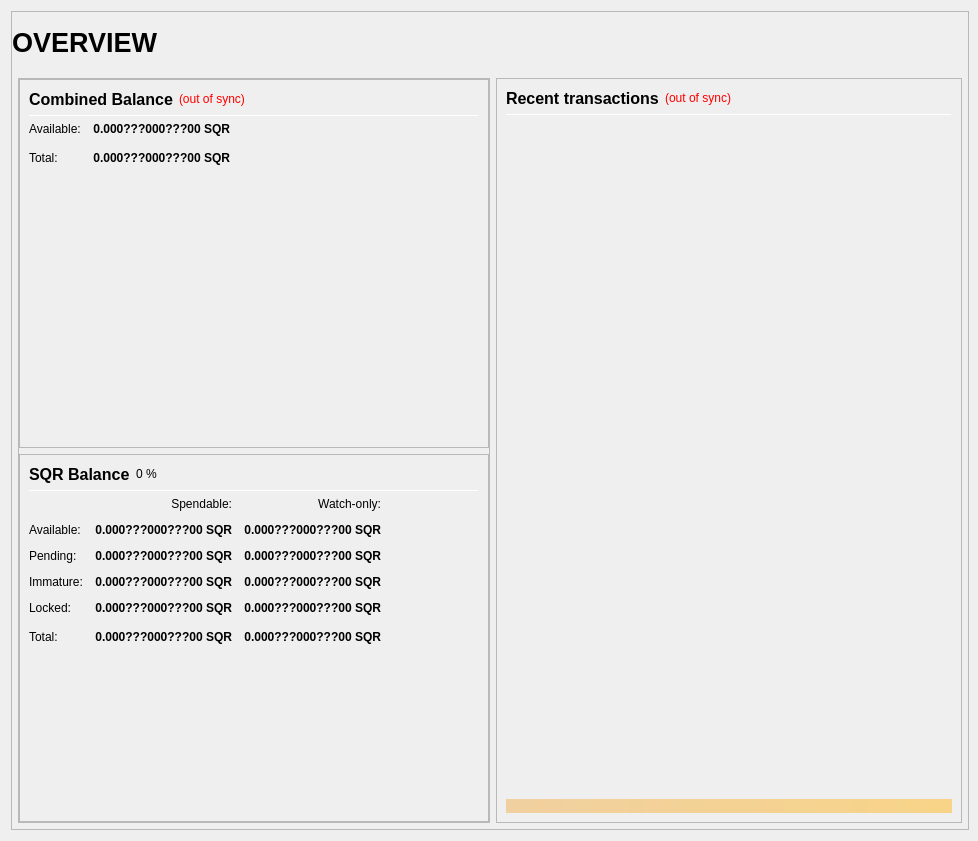
<?xml version="1.0" encoding="UTF-8"?>
<ui version="4.0">
 <class>OverviewPage</class>
 <widget class="QWidget" name="OverviewPage">
  <property name="geometry">
   <rect>
    <x>0</x>
    <y>0</y>
    <width>978</width>
    <height>841</height>
   </rect>
  </property>
  <property name="minimumSize">
   <size>
    <width>960</width>
    <height>682</height>
   </size>
  </property>
  <property name="windowTitle">
   <string>Form</string>
  </property>
  <layout class="QVBoxLayout" name="topLayout" stretch="1">
   <property name="rightMargin">
    <number>9</number>
   </property>
   <item>
    <widget class="QFrame" name="frame_BG">
     <property name="minimumSize">
      <size>
       <width>850</width>
       <height>610</height>
      </size>
     </property>
     <property name="maximumSize">
      <size>
       <width>16777215</width>
       <height>16777215</height>
      </size>
     </property>
     <property name="frameShape">
      <enum>QFrame::StyledPanel</enum>
     </property>
     <property name="frameShadow">
      <enum>QFrame::Raised</enum>
     </property>
     <layout class="QVBoxLayout" name="verticalLayout_3" stretch="1">
      <property name="leftMargin">
       <number>0</number>
      </property>
      <property name="topMargin">
       <number>0</number>
      </property>
      <property name="rightMargin">
       <number>0</number>
      </property>
      <property name="bottomMargin">
       <number>6</number>
      </property>
      <item>
       <layout class="QVBoxLayout" name="verticalLayout_Master" stretch="0,1">
        <property name="leftMargin">
         <number>0</number>
        </property>
        <property name="topMargin">
         <number>0</number>
        </property>
        <property name="rightMargin">
         <number>0</number>
        </property>
        <property name="bottomMargin">
         <number>0</number>
        </property>
        <item>
         <widget class="QFrame" name="frame_Header">
          <layout class="QVBoxLayout" name="verticalLayout_Header" stretch="0">
           <property name="leftMargin">
            <number>0</number>
           </property>
           <property name="topMargin">
            <number>0</number>
           </property>
           <property name="rightMargin">
            <number>0</number>
           </property>
           <property name="bottomMargin">
            <number>0</number>
           </property>
           <item>
            <layout class="QHBoxLayout" name="horizontalLayout_Header" stretch="1,0,1">
             <property name="spacing">
              <number>6</number>
             </property>
             <item>
              <widget class="QLabel" name="labelOverviewHeaderLeft">
               <property name="minimumSize">
                <size>
                 <width>464</width>
                 <height>60</height>
                </size>
               </property>
               <property name="maximumSize">
                <size>
                 <width>16777215</width>
                 <height>60</height>
                </size>
               </property>
               <property name="font">
                <font>
                 <pointsize>20</pointsize>
                 <weight>75</weight>
                 <bold>true</bold>
                </font>
               </property>
               <property name="text">
                <string>OVERVIEW</string>
               </property>
               <property name="alignment">
                <set>Qt::AlignLeading|Qt::AlignLeft|Qt::AlignVCenter</set>
               </property>
              </widget>
             </item>
             <item>
              <spacer name="horizontalSpacer_Header">
               <property name="orientation">
                <enum>Qt::Horizontal</enum>
               </property>
               <property name="sizeHint" stdset="0">
                <size>
                 <width>40</width>
                 <height>20</height>
                </size>
               </property>
              </spacer>
             </item>
             <item>
              <widget class="QLabel" name="labelOverviewHeaderRight">
               <property name="minimumSize">
                <size>
                 <width>464</width>
                 <height>60</height>
                </size>
               </property>
               <property name="maximumSize">
                <size>
                 <width>16777215</width>
                 <height>60</height>
                </size>
               </property>
               <property name="font">
                <font>
                 <pointsize>14</pointsize>
                </font>
               </property>
               <property name="text">
                <string/>
               </property>
               <property name="alignment">
                <set>Qt::AlignRight|Qt::AlignTrailing|Qt::AlignVCenter</set>
               </property>
              </widget>
             </item>
            </layout>
           </item>
          </layout>
         </widget>
        </item>
        <item>
         <widget class="QFrame" name="frame_Content">
          <layout class="QVBoxLayout" name="verticalLayout_Content">
           <property name="leftMargin">
            <number>6</number>
           </property>
           <property name="topMargin">
            <number>0</number>
           </property>
           <property name="rightMargin">
            <number>6</number>
           </property>
           <property name="bottomMargin">
            <number>0</number>
           </property>
           <item>
            <layout class="QHBoxLayout" name="horizontalLayout_Content" stretch="1,1">
             <property name="spacing">
              <number>6</number>
             </property>
             <item>
              <layout class="QVBoxLayout" name="verticalLayout_left" stretch="1">
               <item>
                <widget class="QFrame" name="frameObfuscation">
                 <property name="minimumSize">
                  <size>
                   <width>0</width>
                   <height>0</height>
                  </size>
                 </property>
                 <property name="frameShape">
                  <enum>QFrame::StyledPanel</enum>
                 </property>
                 <property name="frameShadow">
                  <enum>QFrame::Raised</enum>
                 </property>
                 <layout class="QVBoxLayout" name="verticalLayout" stretch="0,0,0">
                  <property name="leftMargin">
                   <number>0</number>
                  </property>
                  <property name="topMargin">
                   <number>0</number>
                  </property>
                  <property name="rightMargin">
                   <number>0</number>
                  </property>
                  <property name="bottomMargin">
                   <number>0</number>
                  </property>
                  <item>
                   <widget class="QFrame" name="frame_CombinedBalances">
                    <property name="minimumSize">
                     <size>
                      <width>470</width>
                      <height>0</height>
                     </size>
                    </property>
                    <property name="frameShape">
                     <enum>QFrame::StyledPanel</enum>
                    </property>
                    <property name="frameShadow">
                     <enum>QFrame::Raised</enum>
                    </property>
                    <layout class="QVBoxLayout" name="verticalLayout_5">
                     <item>
                      <layout class="QHBoxLayout" name="horizontalLayout_5" stretch="0,0,0">
                       <item>
                        <widget class="QLabel" name="label_5z">
                         <property name="minimumSize">
                          <size>
                           <width>0</width>
                           <height>20</height>
                          </size>
                         </property>
                         <property name="font">
                          <font>
                           <pointsize>12</pointsize>
                           <weight>75</weight>
                           <bold>true</bold>
                          </font>
                         </property>
                         <property name="toolTip">
                          <string>Combined Balance (including unconfirmed and immature coins)</string>
                         </property>
                         <property name="text">
                          <string>Combined Balance</string>
                         </property>
                        </widget>
                       </item>
                       <item>
                        <widget class="QLabel" name="labelWalletStatus">
                         <property name="cursor">
                          <cursorShape>WhatsThisCursor</cursorShape>
                         </property>
                         <property name="toolTip">
                          <string>The displayed information may be out of date. Your wallet automatically synchronizes with the Squorum network after a connection is established, but this process has not completed yet.</string>
                         </property>
                         <property name="styleSheet">
                          <string notr="true">QLabel { color: red; }</string>
                         </property>
                         <property name="text">
                          <string notr="true">(out of sync)</string>
                         </property>
                         <property name="alignment">
                          <set>Qt::AlignLeading|Qt::AlignLeft|Qt::AlignVCenter</set>
                         </property>
                        </widget>
                       </item>
                       <item>
                        <spacer name="horizontalSpacer_1">
                         <property name="orientation">
                          <enum>Qt::Horizontal</enum>
                         </property>
                         <property name="sizeHint" stdset="0">
                          <size>
                           <width>40</width>
                           <height>20</height>
                          </size>
                         </property>
                        </spacer>
                       </item>
                      </layout>
                     </item>
                     <item>
                      <widget class="Line" name="line_CombinedBalance">
                       <property name="minimumSize">
                        <size>
                         <width>0</width>
                         <height>1</height>
                        </size>
                       </property>
                       <property name="maximumSize">
                        <size>
                         <width>16777215</width>
                         <height>1</height>
                        </size>
                       </property>
                       <property name="orientation">
                        <enum>Qt::Horizontal</enum>
                       </property>
                      </widget>
                     </item>
                     <item>
                      <layout class="QGridLayout" name="gridLayout_3">
                       <property name="spacing">
                        <number>12</number>
                       </property>
                       <item row="1" column="0">
                        <widget class="QLabel" name="labelBalanceTextz">
                         <property name="text">
                          <string>Available:</string>
                         </property>
                        </widget>
                       </item>
                       <item row="1" column="1">
                        <widget class="QLabel" name="labelBalancez">
                         <property name="font">
                          <font>
                           <weight>75</weight>
                           <bold>true</bold>
                          </font>
                         </property>
                         <property name="cursor">
                          <cursorShape>IBeamCursor</cursorShape>
                         </property>
                         <property name="toolTip">
                          <string>Your current spendable balance</string>
                         </property>
                         <property name="text">
                          <string notr="true">0.000???000???00 SQR</string>
                         </property>
                         <property name="alignment">
                          <set>Qt::AlignRight|Qt::AlignTrailing|Qt::AlignVCenter</set>
                         </property>
                         <property name="textInteractionFlags">
                          <set>Qt::LinksAccessibleByMouse|Qt::TextSelectableByKeyboard|Qt::TextSelectableByMouse</set>
                         </property>
                        </widget>
                       </item>
                       <item row="2" column="0">
                        <widget class="QLabel" name="labelTotalTextz">
                         <property name="text">
                          <string>Total:</string>
                         </property>
                        </widget>
                       </item>
                       <item row="2" column="1">
                        <widget class="QLabel" name="labelTotalz">
                         <property name="font">
                          <font>
                           <weight>75</weight>
                           <bold>true</bold>
                          </font>
                         </property>
                         <property name="cursor">
                          <cursorShape>IBeamCursor</cursorShape>
                         </property>
                         <property name="toolTip">
                          <string>Total Balance, including all unavailable coins.</string>
                         </property>
                         <property name="text">
                          <string notr="true">0.000???000???00 SQR</string>
                         </property>
                         <property name="alignment">
                          <set>Qt::AlignRight|Qt::AlignTrailing|Qt::AlignVCenter</set>
                         </property>
                         <property name="textInteractionFlags">
                          <set>Qt::LinksAccessibleByMouse|Qt::TextSelectableByKeyboard|Qt::TextSelectableByMouse</set>
                         </property>
                        </widget>
                       </item>
                       <item row="2" column="3">
                        <spacer name="horizontalSpacer_2">
                         <property name="orientation">
                          <enum>Qt::Horizontal</enum>
                         </property>
                         <property name="sizeHint" stdset="0">
                          <size>
                           <width>40</width>
                           <height>20</height>
                          </size>
                         </property>
                        </spacer>
                       </item>
                      </layout>
                     </item>
                     <item>
                      <spacer name="verticalSpacer_1">
                       <property name="orientation">
                        <enum>Qt::Vertical</enum>
                       </property>
                       <property name="sizeHint" stdset="0">
                        <size>
                         <width>20</width>
                         <height>40</height>
                        </size>
                       </property>
                      </spacer>
                     </item>
                    </layout>
                   </widget>
                  </item>
                  <item>
                   <widget class="QFrame" name="frame_Balances">
                    <property name="frameShape">
                     <enum>QFrame::StyledPanel</enum>
                    </property>
                    <property name="frameShadow">
                     <enum>QFrame::Raised</enum>
                    </property>
                    <layout class="QVBoxLayout" name="verticalLayout_4">
                     <item>
                      <layout class="QHBoxLayout" name="horizontalLayout_4">
                       <item>
                        <widget class="QLabel" name="label_5">
                         <property name="minimumSize">
                          <size>
                           <width>0</width>
                           <height>20</height>
                          </size>
                         </property>
                         <property name="font">
                          <font>
                           <pointsize>12</pointsize>
                           <weight>75</weight>
                           <bold>true</bold>
                          </font>
                         </property>
                         <property name="text">
                          <string>SQR Balance</string>
                         </property>
                        </widget>
                       </item>
                       <item>
                        <widget class="QLabel" name="labelPIVPercent">
                         <property name="text">
                          <string notr="true">0 %</string>
                         </property>
                        </widget>
                       </item>
                       <item>
                        <spacer name="horizontalSpacer_3">
                         <property name="orientation">
                          <enum>Qt::Horizontal</enum>
                         </property>
                         <property name="sizeHint" stdset="0">
                          <size>
                           <width>40</width>
                           <height>20</height>
                          </size>
                         </property>
                        </spacer>
                       </item>
                      </layout>
                     </item>
                     <item>
                      <widget class="Line" name="line_Balance">
                       <property name="minimumSize">
                        <size>
                         <width>0</width>
                         <height>1</height>
                        </size>
                       </property>
                       <property name="maximumSize">
                        <size>
                         <width>16777215</width>
                         <height>1</height>
                        </size>
                       </property>
                       <property name="orientation">
                        <enum>Qt::Horizontal</enum>
                       </property>
                      </widget>
                     </item>
                     <item>
                      <layout class="QGridLayout" name="gridLayout">
                       <property name="spacing">
                        <number>12</number>
                       </property>
                       <item row="0" column="1">
                        <widget class="QLabel" name="labelSpendable">
                         <property name="text">
                          <string>Spendable:</string>
                         </property>
                         <property name="alignment">
                          <set>Qt::AlignRight|Qt::AlignTrailing|Qt::AlignVCenter</set>
                         </property>
                        </widget>
                       </item>
                       <item row="0" column="2">
                        <widget class="QLabel" name="labelWatchonly">
                         <property name="text">
                          <string>Watch-only:</string>
                         </property>
                         <property name="alignment">
                          <set>Qt::AlignRight|Qt::AlignTrailing|Qt::AlignVCenter</set>
                         </property>
                        </widget>
                       </item>
                       <item row="1" column="0">
                        <widget class="QLabel" name="labelBalanceText">
                         <property name="text">
                          <string>Available:</string>
                         </property>
                        </widget>
                       </item>
                       <item row="1" column="1">
                        <widget class="QLabel" name="labelBalance">
                         <property name="font">
                          <font>
                           <weight>75</weight>
                           <bold>true</bold>
                          </font>
                         </property>
                         <property name="cursor">
                          <cursorShape>IBeamCursor</cursorShape>
                         </property>
                         <property name="toolTip">
                          <string>Your current spendable balance</string>
                         </property>
                         <property name="text">
                          <string notr="true">0.000???000???00 SQR</string>
                         </property>
                         <property name="alignment">
                          <set>Qt::AlignRight|Qt::AlignTrailing|Qt::AlignVCenter</set>
                         </property>
                         <property name="textInteractionFlags">
                          <set>Qt::LinksAccessibleByMouse|Qt::TextSelectableByKeyboard|Qt::TextSelectableByMouse</set>
                         </property>
                        </widget>
                       </item>
                       <item row="1" column="2">
                        <widget class="QLabel" name="labelWatchAvailable">
                         <property name="font">
                          <font>
                           <weight>75</weight>
                           <bold>true</bold>
                          </font>
                         </property>
                         <property name="cursor">
                          <cursorShape>IBeamCursor</cursorShape>
                         </property>
                         <property name="toolTip">
                          <string>Your current balance in watch-only addresses</string>
                         </property>
                         <property name="text">
                          <string notr="true">0.000???000???00 SQR</string>
                         </property>
                         <property name="alignment">
                          <set>Qt::AlignRight|Qt::AlignTrailing|Qt::AlignVCenter</set>
                         </property>
                         <property name="textInteractionFlags">
                          <set>Qt::LinksAccessibleByMouse|Qt::TextSelectableByKeyboard|Qt::TextSelectableByMouse</set>
                         </property>
                        </widget>
                       </item>
                       <item row="2" column="0">
                        <widget class="QLabel" name="labelPendingText">
                         <property name="text">
                          <string>Pending:</string>
                         </property>
                        </widget>
                       </item>
                       <item row="2" column="1">
                        <widget class="QLabel" name="labelUnconfirmed">
                         <property name="font">
                          <font>
                           <weight>75</weight>
                           <bold>true</bold>
                          </font>
                         </property>
                         <property name="cursor">
                          <cursorShape>IBeamCursor</cursorShape>
                         </property>
                         <property name="toolTip">
                          <string>Total of transactions that have yet to be confirmed, and do not yet count toward the spendable balance</string>
                         </property>
                         <property name="text">
                          <string notr="true">0.000???000???00 SQR</string>
                         </property>
                         <property name="alignment">
                          <set>Qt::AlignRight|Qt::AlignTrailing|Qt::AlignVCenter</set>
                         </property>
                         <property name="textInteractionFlags">
                          <set>Qt::LinksAccessibleByMouse|Qt::TextSelectableByKeyboard|Qt::TextSelectableByMouse</set>
                         </property>
                        </widget>
                       </item>
                       <item row="2" column="2">
                        <widget class="QLabel" name="labelWatchPending">
                         <property name="font">
                          <font>
                           <weight>75</weight>
                           <bold>true</bold>
                          </font>
                         </property>
                         <property name="cursor">
                          <cursorShape>IBeamCursor</cursorShape>
                         </property>
                         <property name="toolTip">
                          <string>Unconfirmed transactions to watch-only addresses</string>
                         </property>
                         <property name="text">
                          <string notr="true">0.000???000???00 SQR</string>
                         </property>
                         <property name="alignment">
                          <set>Qt::AlignRight|Qt::AlignTrailing|Qt::AlignVCenter</set>
                         </property>
                         <property name="textInteractionFlags">
                          <set>Qt::LinksAccessibleByMouse|Qt::TextSelectableByKeyboard|Qt::TextSelectableByMouse</set>
                         </property>
                        </widget>
                       </item>
                       <item row="3" column="0">
                        <widget class="QLabel" name="labelImmatureText">
                         <property name="text">
                          <string>Immature:</string>
                         </property>
                        </widget>
                       </item>
                       <item row="3" column="1">
                        <widget class="QLabel" name="labelImmature">
                         <property name="font">
                          <font>
                           <weight>75</weight>
                           <bold>true</bold>
                          </font>
                         </property>
                         <property name="cursor">
                          <cursorShape>IBeamCursor</cursorShape>
                         </property>
                         <property name="toolTip">
                          <string>Staked or masternode rewards that has not yet matured</string>
                         </property>
                         <property name="text">
                          <string notr="true">0.000???000???00 SQR</string>
                         </property>
                         <property name="alignment">
                          <set>Qt::AlignRight|Qt::AlignTrailing|Qt::AlignVCenter</set>
                         </property>
                         <property name="textInteractionFlags">
                          <set>Qt::LinksAccessibleByMouse|Qt::TextSelectableByKeyboard|Qt::TextSelectableByMouse</set>
                         </property>
                        </widget>
                       </item>
                       <item row="3" column="2">
                        <widget class="QLabel" name="labelWatchImmature">
                         <property name="font">
                          <font>
                           <weight>75</weight>
                           <bold>true</bold>
                          </font>
                         </property>
                         <property name="cursor">
                          <cursorShape>IBeamCursor</cursorShape>
                         </property>
                         <property name="toolTip">
                          <string>Staked or masternode rewards in watch-only addresses that has not yet matured</string>
                         </property>
                         <property name="text">
                          <string notr="true">0.000???000???00 SQR</string>
                         </property>
                         <property name="alignment">
                          <set>Qt::AlignRight|Qt::AlignTrailing|Qt::AlignVCenter</set>
                         </property>
                         <property name="textInteractionFlags">
                          <set>Qt::LinksAccessibleByMouse|Qt::TextSelectableByKeyboard|Qt::TextSelectableByMouse</set>
                         </property>
                        </widget>
                       </item>
                       <item row="4" column="0">
                        <widget class="QLabel" name="labelLockedBalanceText">
                         <property name="toolTip">
                          <string>Locked SQR or Masternode collaterals. These are excluded from zSQR minting.</string>
                         </property>
                         <property name="text">
                          <string>Locked:</string>
                         </property>
                        </widget>
                       </item>
                       <item row="4" column="1">
                        <widget class="QLabel" name="labelLockedBalance">
                         <property name="font">
                          <font>
                           <weight>75</weight>
                           <bold>true</bold>
                          </font>
                         </property>
                         <property name="cursor">
                          <cursorShape>IBeamCursor</cursorShape>
                         </property>
                         <property name="toolTip">
                          <string>Locked SQR or Masternode collaterals. These are excluded from zSQR minting.</string>
                         </property>
                         <property name="text">
                          <string notr="true">0.000???000???00 SQR</string>
                         </property>
                         <property name="alignment">
                          <set>Qt::AlignRight|Qt::AlignTrailing|Qt::AlignVCenter</set>
                         </property>
                         <property name="textInteractionFlags">
                          <set>Qt::LinksAccessibleByMouse|Qt::TextSelectableByKeyboard|Qt::TextSelectableByMouse</set>
                         </property>
                        </widget>
                       </item>
                       <item row="4" column="2">
                        <widget class="QLabel" name="labelWatchLocked">
                         <property name="font">
                          <font>
                           <weight>75</weight>
                           <bold>true</bold>
                          </font>
                         </property>
                         <property name="cursor">
                          <cursorShape>IBeamCursor</cursorShape>
                         </property>
                         <property name="toolTip">
                          <string>Current locked balance in watch-only addresses</string>
                         </property>
                         <property name="text">
                          <string notr="true">0.000???000???00 SQR</string>
                         </property>
                         <property name="alignment">
                          <set>Qt::AlignRight|Qt::AlignTrailing|Qt::AlignVCenter</set>
                         </property>
                         <property name="textInteractionFlags">
                          <set>Qt::LinksAccessibleByMouse|Qt::TextSelectableByKeyboard|Qt::TextSelectableByMouse</set>
                         </property>
                        </widget>
                       </item>
                       <item row="5" column="0">
                        <widget class="QLabel" name="labelTotalText">
                         <property name="toolTip">
                          <string>Your current balance, unconfirmed and immature transactions included</string>
                         </property>
                         <property name="text">
                          <string>Total:</string>
                         </property>
                        </widget>
                       </item>
                       <item row="5" column="1">
                        <widget class="QLabel" name="labelTotal">
                         <property name="font">
                          <font>
                           <weight>75</weight>
                           <bold>true</bold>
                          </font>
                         </property>
                         <property name="cursor">
                          <cursorShape>IBeamCursor</cursorShape>
                         </property>
                         <property name="toolTip">
                          <string>Your current balance, unconfirmed and immature transactions included</string>
                         </property>
                         <property name="text">
                          <string notr="true">0.000???000???00 SQR</string>
                         </property>
                         <property name="alignment">
                          <set>Qt::AlignRight|Qt::AlignTrailing|Qt::AlignVCenter</set>
                         </property>
                         <property name="textInteractionFlags">
                          <set>Qt::LinksAccessibleByMouse|Qt::TextSelectableByKeyboard|Qt::TextSelectableByMouse</set>
                         </property>
                        </widget>
                       </item>
                       <item row="5" column="2">
                        <widget class="QLabel" name="labelWatchTotal">
                         <property name="font">
                          <font>
                           <weight>75</weight>
                           <bold>true</bold>
                          </font>
                         </property>
                         <property name="cursor">
                          <cursorShape>IBeamCursor</cursorShape>
                         </property>
                         <property name="toolTip">
                          <string>Current total balance in watch-only addresses</string>
                         </property>
                         <property name="text">
                          <string notr="true">0.000???000???00 SQR</string>
                         </property>
                         <property name="alignment">
                          <set>Qt::AlignRight|Qt::AlignTrailing|Qt::AlignVCenter</set>
                         </property>
                         <property name="textInteractionFlags">
                          <set>Qt::LinksAccessibleByMouse|Qt::TextSelectableByKeyboard|Qt::TextSelectableByMouse</set>
                         </property>
                        </widget>
                       </item>
                       <item row="5" column="3">
                        <spacer name="horizontalSpacer_9">
                         <property name="orientation">
                          <enum>Qt::Horizontal</enum>
                         </property>
                         <property name="sizeHint" stdset="0">
                          <size>
                           <width>40</width>
                           <height>20</height>
                          </size>
                         </property>
                        </spacer>
                       </item>
                      </layout>
                     </item>
                     <item>
                      <spacer name="verticalSpacer_3">
                       <property name="orientation">
                        <enum>Qt::Vertical</enum>
                       </property>
                       <property name="sizeHint" stdset="0">
                        <size>
                         <width>20</width>
                         <height>40</height>
                        </size>
                       </property>
                      </spacer>
                     </item>
                    </layout>
                   </widget>
                  </item>
                 </layout>
                </widget>
               </item>
              </layout>
             </item>
             <item>
              <layout class="QVBoxLayout" name="verticalLayout_right" stretch="1">
               <item>
                <widget class="QFrame" name="frame_RecentTransactions">
                 <property name="minimumSize">
                  <size>
                   <width>0</width>
                   <height>0</height>
                  </size>
                 </property>
                 <property name="frameShape">
                  <enum>QFrame::StyledPanel</enum>
                 </property>
                 <property name="frameShadow">
                  <enum>QFrame::Raised</enum>
                 </property>
                 <layout class="QVBoxLayout" name="verticalLayout_1" stretch="0,0,0,0,0">
                  <item>
                   <layout class="QHBoxLayout" name="horizontalLayout_2">
                    <item>
                     <widget class="QLabel" name="label_4">
                      <property name="minimumSize">
                       <size>
                        <width>0</width>
                        <height>20</height>
                       </size>
                      </property>
                      <property name="font">
                       <font>
                        <pointsize>12</pointsize>
                        <weight>75</weight>
                        <bold>true</bold>
                       </font>
                      </property>
                      <property name="text">
                       <string>Recent transactions</string>
                      </property>
                     </widget>
                    </item>
                    <item>
                     <widget class="QLabel" name="labelTransactionsStatus">
                      <property name="cursor">
                       <cursorShape>WhatsThisCursor</cursorShape>
                      </property>
                      <property name="toolTip">
                       <string>The displayed information may be out of date. Your wallet automatically synchronizes with the Squorum network after a connection is established, but this process has not completed yet.</string>
                      </property>
                      <property name="styleSheet">
                       <string notr="true">QLabel { color: red; }</string>
                      </property>
                      <property name="text">
                       <string notr="true">(out of sync)</string>
                      </property>
                      <property name="alignment">
                       <set>Qt::AlignRight|Qt::AlignTrailing|Qt::AlignVCenter</set>
                      </property>
                     </widget>
                    </item>
                    <item>
                     <spacer name="horizontalSpacer">
                      <property name="orientation">
                       <enum>Qt::Horizontal</enum>
                      </property>
                      <property name="sizeHint" stdset="0">
                       <size>
                        <width>40</width>
                        <height>20</height>
                       </size>
                      </property>
                     </spacer>
                    </item>
                   </layout>
                  </item>
                  <item>
                   <widget class="Line" name="line">
                    <property name="minimumSize">
                     <size>
                      <width>0</width>
                      <height>1</height>
                     </size>
                    </property>
                    <property name="maximumSize">
                     <size>
                      <width>16777215</width>
                      <height>1</height>
                     </size>
                    </property>
                    <property name="orientation">
                     <enum>Qt::Horizontal</enum>
                    </property>
                   </widget>
                  </item>
                  <item>
                   <widget class="QListView" name="listTransactions">
                    <property name="minimumSize">
                     <size>
                      <width>0</width>
                      <height>0</height>
                     </size>
                    </property>
                    <property name="styleSheet">
                     <string notr="true">QListView { background: transparent; }</string>
                    </property>
                    <property name="frameShape">
                     <enum>QFrame::NoFrame</enum>
                    </property>
                    <property name="verticalScrollBarPolicy">
                     <enum>Qt::ScrollBarAlwaysOff</enum>
                    </property>
                    <property name="horizontalScrollBarPolicy">
                     <enum>Qt::ScrollBarAlwaysOff</enum>
                    </property>
                    <property name="selectionMode">
                     <enum>QAbstractItemView::NoSelection</enum>
                    </property>
                   </widget>
                  </item>
                  <item>
                   <spacer name="verticalSpacer_2">
                    <property name="orientation">
                     <enum>Qt::Vertical</enum>
                    </property>
                    <property name="sizeType">
                     <enum>QSizePolicy::Expanding</enum>
                    </property>
                    <property name="sizeHint" stdset="0">
                     <size>
                      <width>20</width>
                      <height>40</height>
                     </size>
                    </property>
                   </spacer>
                  </item>
                  <item>
                   <widget class="QLabel" name="labelAlerts">
                    <property name="maximumSize">
                     <size>
                      <width>16777215</width>
                      <height>16777215</height>
                     </size>
                    </property>
                    <property name="styleSheet">
                     <string notr="true">background-color: qlineargradient(x1: 0, y1: 0, x2: 1, y2: 0, stop:0 #F0D0A0, stop:1 #F8D488); color:#000000;</string>
                    </property>
                    <property name="text">
                     <string/>
                    </property>
                    <property name="wordWrap">
                     <bool>true</bool>
                    </property>
                    <property name="margin">
                     <number>3</number>
                    </property>
                   </widget>
                  </item>
                 </layout>
                </widget>
               </item>
              </layout>
             </item>
            </layout>
           </item>
          </layout>
         </widget>
        </item>
       </layout>
      </item>
     </layout>
    </widget>
   </item>
  </layout>
 </widget>
 <resources/>
 <connections/>
</ui>
